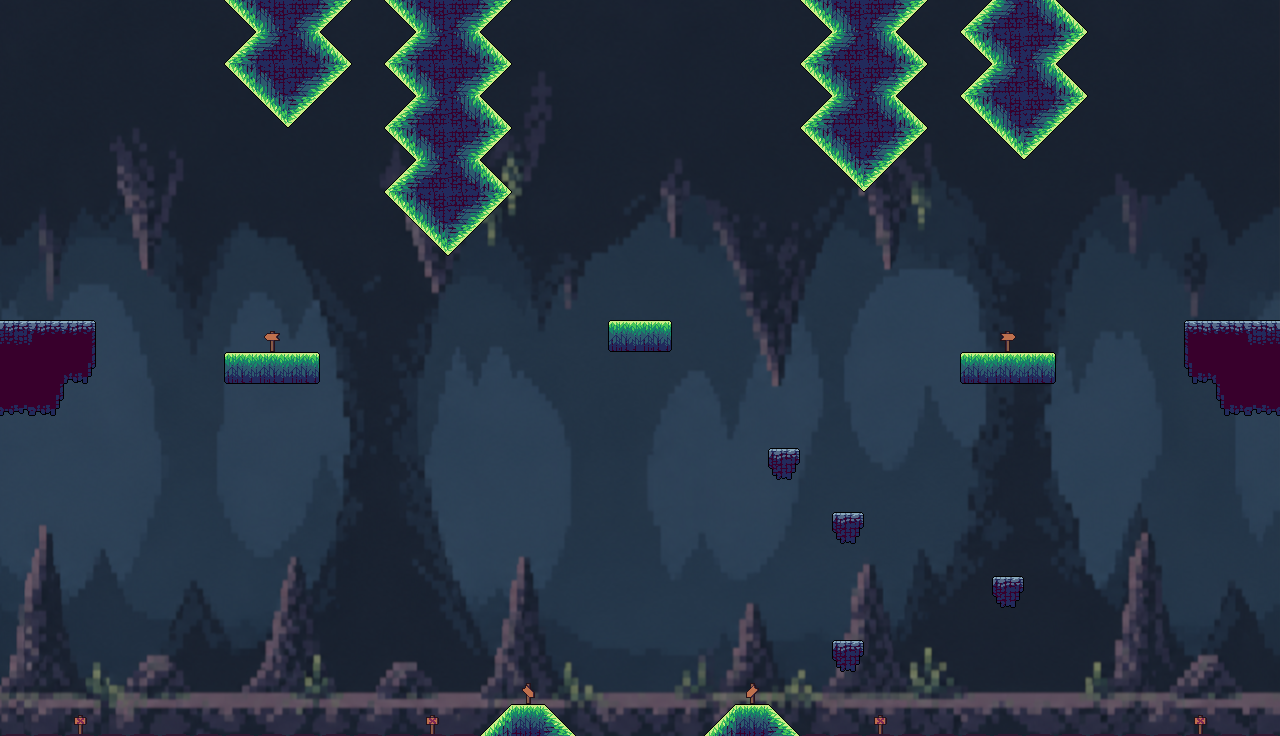

Tiled map render using the project's own tile images. Description and the whole map definition, tile-layer contents included, below:
An orthogonal 40x23 tile map with 32x32 px tiles, 2 tile layers (Capa de patrones 2, Platforms), 5 tilesets, 1 image layer.

<map version="1.10" tiledversion="1.12.1" orientation="orthogonal" renderorder="right-down" width="40" height="23" tilewidth="32" tileheight="32" infinite="0" nextlayerid="5" nextobjectid="1">
 <tileset firstgid="1" source="Tileset_Tierra_.tsx" />
 <tileset firstgid="97" source="Tileset_Tierra_girado.tsx" />
 <tileset firstgid="193" source="Tileset_infierno.tsx" />
 <tileset firstgid="289" source="Tileset_Infierno_girado.tsx" />
 <tileset firstgid="385" source="Decoracion/Señales.tsx" />
 <imagelayer id="2" name="Capa de Imagen 1">
  <image source="../Mapas/Tierra abajo.png" width="1280" height="736" />
 </imagelayer>
 <layer id="4" name="Capa de patrones 2" width="40" height="23">
  <data encoding="csv">
0,0,0,0,0,0,0,0,0,0,0,0,0,0,0,0,0,0,0,0,0,0,0,0,0,0,0,0,0,0,0,0,0,0,0,0,0,0,0,0,
0,0,0,0,0,0,0,0,0,0,0,0,0,0,0,0,0,0,0,0,0,0,0,0,0,0,0,0,0,0,0,0,0,0,0,0,0,0,0,0,
0,0,0,0,0,0,0,0,0,0,0,0,0,0,0,0,0,0,0,0,0,0,0,0,0,0,0,0,0,0,0,0,0,0,0,0,0,0,0,0,
0,0,0,0,0,0,0,0,0,0,0,0,0,0,0,0,0,0,0,0,0,0,0,0,0,0,0,0,0,0,0,0,0,0,0,0,0,0,0,0,
0,0,0,0,0,0,0,0,0,0,0,0,0,0,0,0,0,0,0,0,0,0,0,0,0,0,0,0,0,0,0,0,0,0,0,0,0,0,0,0,
0,0,0,0,0,0,0,0,0,0,0,0,0,0,0,0,0,0,0,0,0,0,0,0,0,0,0,0,0,0,0,0,0,0,0,0,0,0,0,0,
0,0,0,0,0,0,0,0,0,0,0,0,0,0,0,0,0,0,0,0,0,0,0,0,0,0,0,0,0,0,0,0,0,0,0,0,0,0,0,0,
0,0,0,0,0,0,0,0,0,0,0,0,0,0,0,0,0,0,0,0,0,0,0,0,0,0,0,0,0,0,0,0,0,0,0,0,0,0,0,0,
0,0,0,0,0,0,0,0,0,0,0,0,0,0,0,0,0,0,0,0,0,0,0,0,0,0,0,0,0,0,0,0,0,0,0,0,0,0,0,0,
0,0,0,0,0,0,0,0,0,0,0,0,0,0,0,0,0,0,0,0,0,0,0,0,0,0,0,0,0,0,0,0,0,0,0,0,0,0,0,0,
0,0,0,0,0,0,0,0,389,0,0,0,0,0,0,0,0,0,0,0,0,0,0,0,0,0,0,0,0,0,0,2147484037,0,0,0,0,0,0,0,0,
0,0,0,0,0,0,0,0,0,0,0,0,0,0,0,0,0,0,0,0,0,0,0,0,0,0,0,0,0,0,0,0,0,0,0,0,0,0,0,0,
0,0,0,0,0,0,0,0,0,0,0,0,0,0,0,0,0,0,0,0,0,0,0,0,0,0,0,0,0,0,0,0,0,0,0,0,0,0,0,0,
0,0,0,0,0,0,0,0,0,0,0,0,0,0,0,0,0,0,0,0,0,0,0,0,0,0,0,0,0,0,0,0,0,0,0,0,0,0,0,0,
0,0,0,0,0,0,0,0,0,0,0,0,0,0,0,0,0,0,0,0,0,0,0,0,0,0,0,0,0,0,0,0,0,0,0,0,0,0,0,0,
0,0,0,0,0,0,0,0,0,0,0,0,0,0,0,0,0,0,0,0,0,0,0,0,0,0,0,0,0,0,0,0,0,0,0,0,0,0,0,0,
0,0,0,0,0,0,0,0,0,0,0,0,0,0,0,0,0,0,0,0,0,0,0,0,0,0,0,0,0,0,0,0,0,0,0,0,0,0,0,0,
0,0,0,0,0,0,0,0,0,0,0,0,0,0,0,0,0,0,0,0,0,0,0,0,0,0,0,0,0,0,0,0,0,0,0,0,0,0,0,0,
0,0,0,0,0,0,0,0,0,0,0,0,0,0,0,0,0,0,0,0,0,0,0,0,0,0,0,0,0,0,0,0,0,0,0,0,0,0,0,0,
0,0,0,0,0,0,0,0,0,0,0,0,0,0,0,0,0,0,0,0,0,0,0,0,0,0,0,0,0,0,0,0,0,0,0,0,0,0,0,0,
0,0,0,0,0,0,0,0,0,0,0,0,0,0,0,0,0,0,0,0,0,0,0,0,0,0,0,0,0,0,0,0,0,0,0,0,0,0,0,0,
0,0,0,0,0,0,0,0,0,0,0,0,0,0,0,0,392,0,0,0,0,0,0,394,0,0,0,0,0,0,0,0,0,0,0,0,0,0,0,0,
0,0,393,0,0,0,0,0,0,0,0,0,0,393,0,0,0,0,0,0,0,0,0,0,0,0,0,393,0,0,0,0,0,0,0,0,0,393,0,0
</data>
 </layer>
 <layer id="1" name="Platforms" width="40" height="23">
  <data encoding="csv">
0,0,0,0,0,0,0,3221225514,3221225526,2684354614,2684354602,0,3221225514,3221225526,2684354614,2684354602,0,0,0,0,0,0,0,0,0,3221225514,3221225526,2684354614,2684354602,0,1610612778,1610612790,54,42,0,0,0,0,0,0,
0,0,0,0,0,0,0,1610612778,1610612790,54,42,0,1610612778,1610612790,54,42,0,0,0,0,0,0,0,0,0,1610612778,1610612790,54,42,0,3221225514,3221225526,2684354614,2684354602,0,0,0,0,0,0,
0,0,0,0,0,0,0,3221225514,3221225526,2684354614,2684354602,0,3221225514,3221225526,2684354614,2684354602,0,0,0,0,0,0,0,0,0,3221225514,3221225526,2684354614,2684354602,0,1610612778,1610612790,54,42,0,0,0,0,0,0,
0,0,0,0,0,0,0,0,3221225514,2684354602,0,0,1610612778,1610612790,54,42,0,0,0,0,0,0,0,0,0,1610612778,1610612790,54,42,0,3221225514,3221225526,2684354614,2684354602,0,0,0,0,0,0,
0,0,0,0,0,0,0,0,0,0,0,0,3221225514,3221225526,2684354614,2684354602,0,0,0,0,0,0,0,0,0,3221225514,3221225526,2684354614,2684354602,0,0,3221225514,2684354602,0,0,0,0,0,0,0,
0,0,0,0,0,0,0,0,0,0,0,0,1610612778,1610612790,54,42,0,0,0,0,0,0,0,0,0,0,3221225514,2684354602,0,0,0,0,0,0,0,0,0,0,0,0,
0,0,0,0,0,0,0,0,0,0,0,0,3221225514,3221225526,2684354614,2684354602,0,0,0,0,0,0,0,0,0,0,0,0,0,0,0,0,0,0,0,0,0,0,0,0,
0,0,0,0,0,0,0,0,0,0,0,0,0,3221225514,2684354602,0,0,0,0,0,0,0,0,0,0,0,0,0,0,0,0,0,0,0,0,0,0,0,0,0,
0,0,0,0,0,0,0,0,0,0,0,0,0,0,0,0,0,0,0,0,0,0,0,0,0,0,0,0,0,0,0,0,0,0,0,0,0,0,0,0,
0,0,0,0,0,0,0,0,0,0,0,0,0,0,0,0,0,0,0,0,0,0,0,0,0,0,0,0,0,0,0,0,0,0,0,0,0,0,0,0,
11,10,12,0,0,0,0,0,0,0,0,0,0,0,0,0,0,0,0,6,8,0,0,0,0,0,0,0,0,0,0,0,0,0,0,0,0,2147483660,2147483658,2147483659,
4,4,58,0,0,0,0,6,7,8,0,0,0,0,0,0,0,0,0,0,0,0,0,0,0,0,0,0,0,0,6,7,8,0,0,0,0,2147483706,2147483652,2147483652,
57,58,0,0,0,0,0,0,0,0,0,0,0,0,0,0,0,0,0,0,0,0,0,0,0,0,0,0,0,0,0,0,0,0,0,0,0,0,2147483706,2147483705,
0,0,0,0,0,0,0,0,0,0,0,0,0,0,0,0,0,0,0,0,0,0,0,0,0,0,0,0,0,0,0,0,0,0,0,0,0,0,0,0,
0,0,0,0,0,0,0,0,0,0,0,0,0,0,0,0,0,0,0,0,0,0,0,0,47,0,0,0,0,0,0,0,0,0,0,0,0,0,0,0,
0,0,0,0,0,0,0,0,0,0,0,0,0,0,0,0,0,0,0,0,0,0,0,0,0,0,0,0,0,0,0,0,0,0,0,0,0,0,0,0,
0,0,0,0,0,0,0,0,0,0,0,0,0,0,0,0,0,0,0,0,0,0,0,0,0,0,47,0,0,0,0,0,0,0,0,0,0,0,0,0,
0,0,0,0,0,0,0,0,0,0,0,0,0,0,0,0,0,0,0,0,0,0,0,0,0,0,0,0,0,0,0,0,0,0,0,0,0,0,0,0,
0,0,0,0,0,0,0,0,0,0,0,0,0,0,0,0,0,0,0,0,0,0,0,0,0,0,0,0,0,0,0,47,0,0,0,0,0,0,0,0,
0,0,0,0,0,0,0,0,0,0,0,0,0,0,0,0,0,0,0,0,0,0,0,0,0,0,0,0,0,0,0,0,0,0,0,0,0,0,0,0,
0,0,0,0,0,0,0,0,0,0,0,0,0,0,0,0,0,0,0,0,0,0,0,0,0,0,47,0,0,0,0,0,0,0,0,0,0,0,0,0,
0,0,0,0,0,0,0,0,0,0,0,0,0,0,0,0,0,0,0,0,0,0,0,0,0,0,0,0,0,0,0,0,0,0,0,0,0,0,0,0,
90,90,90,90,90,90,90,90,90,90,90,90,90,90,90,43,2,2684354603,0,0,0,0,43,2,2684354603,90,90,90,90,90,90,90,90,90,90,90,90,90,90,90
</data>
 </layer>
</map>
